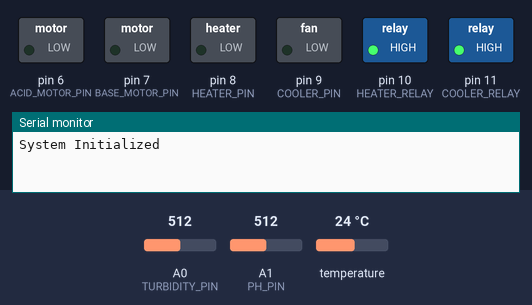
The sketch below on a simulated Arduino Uno, built with avr-gcc and run on an emulated ATmega328P. Parts: switched loads named in the sketch (green lamp = pin HIGH), the last lines printed to the serial monitor. The inputs (shaded band) are chosen by the test bench; at power-on: A1 (PH_PIN) = 512, temperature 24 °C, A0 (TURBIDITY_PIN) = 512. WiFi joins after 1.5 s; servers stay silent unless stated.

Above: at 3.0 s.
3.1 s: A1 (PH_PIN) set to 531
9.7 s: A1 (PH_PIN) set to 561
At 15.0 s:
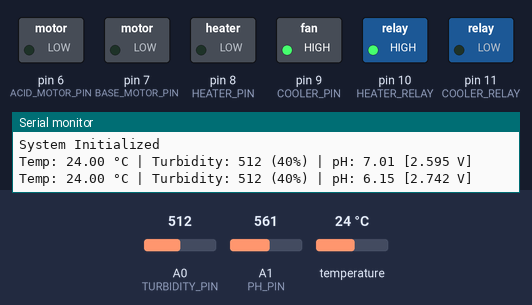
23.2 s: temperature set to 25.3 °C
At 28.6 s:
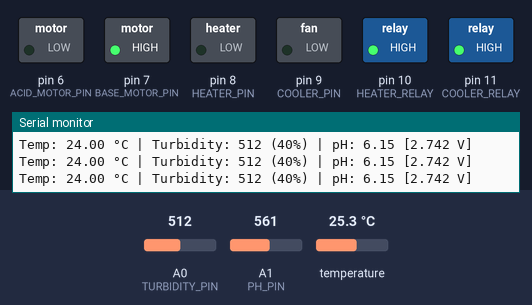
35.2 s: temperature set to 26.1 °C
39.7 s: temperature set to 26.9 °C
At 45.0 s:
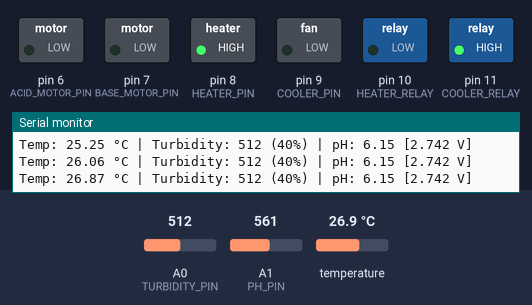
53.2 s: A1 (PH_PIN) set to 306
At 53.6 s:
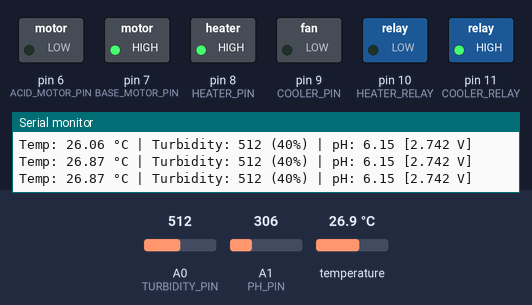
Timing chart, 0 to 65.2 s (numbered marks = the images above; inputs shaded):
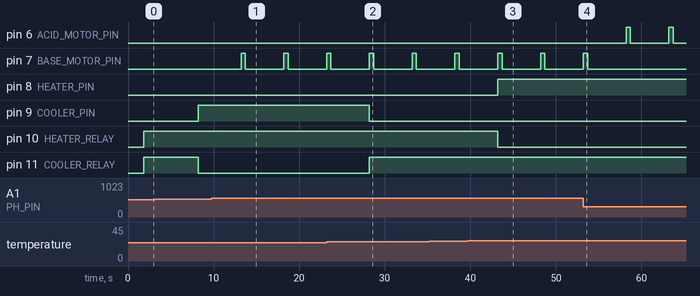

The sketch:

water_monitoring_system.ino
```cpp
/**************************************************************************
 * IoT-based Water Monitoring and Control System for Fish Farm
 *
 * Authors: Khalid Hossain, Soumik Saha , Sayba Kamal Orni
 * Description: Real-time monitoring of temperature, pH, and turbidity
 *              with automated control of heaters, coolers, and pH correction
 *
 * Hardware:
 *   - Arduino Uno/Mega
 *   - ESP8266 (ESP-01) WiFi Module
 *   - DS18B20 Temperature Sensor
 *   - Analog pH Sensor
 *   - Analog Turbidity Sensor
 *   - Relay modules for heater/cooler control
 *   - DC motors for acid/base dispensing
 *
 * Cloud Platform: Blynk IoT
 **************************************************************************/

#define BLYNK_TEMPLATE_ID "TMPL6_ulKIBon"
#define BLYNK_TEMPLATE_NAME "fishfarm project"
#define BLYNK_AUTH_TOKEN "JxAKVvEapVuCEggjvH4zEZTVwIUn0K1t"

#include <OneWire.h>
#include <DallasTemperature.h>
#include <SoftwareSerial.h>
#include <ESP8266_Lib.h>
#include <BlynkSimpleShieldEsp8266.h>

// ==================== WiFi Configuration ====================
char ssid[] = "Khalid1";
char pass[] = "12345678";

// ESP8266 communication: RX on pin 2, TX on pin 3
SoftwareSerial EspSerial(2, 3);
ESP8266 wifi(&EspSerial);

// ==================== Sensor Configuration ====================
// DS18B20 Temperature Sensor
const byte ONE_WIRE_BUS = 5;
OneWire oneWire(ONE_WIRE_BUS);
DallasTemperature tempSensor(&oneWire);

// Turbidity Sensor
const byte TURBIDITY_PIN = A0;
const byte NUM_SAMPLES = 100;
const int TURBIDITY_THRESHOLD = 30;  // Percentage threshold for alerts

// pH Sensor calibration constants
const int PH_PIN = A1;
const float V_THRESHOLD = 2.62;      // Voltage at pH 6.86
const float V_BUFFER = 0.02;         // ±0.02V deadband for smooth transition

// ==================== Actuator Pin Definitions ====================
// Temperature control
const byte HEATER_PIN = 8;
const byte COOLER_PIN = 9;
const byte HEATER_RELAY = 10;
const byte COOLER_RELAY = 11;

// pH correction motors
const byte ACID_MOTOR_PIN = 6;       // Lowers pH
const byte BASE_MOTOR_PIN = 7;       // Raises pH

// ==================== Control Parameters ====================
// Temperature setpoints (°C)
const float TEMP_HIGH = 26.5;
const float TEMP_LOW = 24.5;

// pH setpoints
const float PH_HIGH = 8.5;
const float PH_LOW = 6.5;
const float PH_CRITICAL_HIGH = 8.0;
const float PH_CRITICAL_LOW = 6.0;

// Motor actuation time (ms)
const int MOTOR_PULSE_DURATION = 500;

BlynkTimer timer;

// ==================== Helper Functions ====================

/**
 * Read analog pin with averaging to reduce noise
 * @param pin Analog pin number
 * @param samples Number of samples to average
 * @return Averaged ADC value
 */
int readAverageAnalog(uint8_t pin, uint8_t samples = NUM_SAMPLES) {
  uint32_t sum = 0;
  for (uint8_t i = 0; i < samples; i++) {
    sum += analogRead(pin);
    delay(3);  // 3ms delay between samples
  }
  return sum / samples;
}

/**
 * Convert turbidity ADC value to percentage
 * 0 ADC = 100% turbidity (very dirty)
 * 850 ADC = 0% turbidity (clean water)
 * @param adcValue Raw ADC reading
 * @return Turbidity percentage (0-100%)
 */
int mapToPercent(int adcValue) {
  return map(adcValue, 0, 850, 100, 0);
}

/**
 * Calculate pH from sensor voltage using piecewise calibration
 * Calibration points: pH 4 @ 3.11V, pH 6.86 @ 2.62V, pH 9.18 @ 2.25V
 * @param voltage Sensor voltage (0-5V)
 * @return Calculated pH value
 */
float calculatePH(float voltage) {
  float pH;

  // High voltage region (pH < 6.86)
  if (voltage > V_THRESHOLD + V_BUFFER) {
    pH = -5.84 * voltage + 22.16;
  }
  // Low voltage region (pH > 6.86)
  else if (voltage < V_THRESHOLD - V_BUFFER) {
    pH = -6.27 * voltage + 23.28;
  }
  // Buffer zone: smooth interpolation between regions
  else {
    float pH1 = -5.84 * voltage + 22.16;
    float pH2 = -6.27 * voltage + 23.28;
    float weight = (voltage - (V_THRESHOLD - V_BUFFER)) / (2 * V_BUFFER);
    pH = pH1 * (1 - weight) + pH2 * weight;
  }

  return pH;
}

// ==================== Main Control Functions ====================

/**
 * Control temperature using heater and cooler
 * Maintains water temperature between 24.5°C and 26.5°C
 * @param tempC Current temperature in Celsius
 */
void controlTemperature(float tempC) {
  if (tempC == DEVICE_DISCONNECTED_C) return;

  if (tempC > TEMP_HIGH) {
    // Activate cooler
    digitalWrite(HEATER_PIN, HIGH);
    digitalWrite(COOLER_PIN, LOW);
    digitalWrite(HEATER_RELAY, LOW);
    digitalWrite(COOLER_RELAY, HIGH);
  }
  else if (tempC < TEMP_LOW) {
    // Activate heater
    digitalWrite(HEATER_PIN, LOW);
    digitalWrite(COOLER_PIN, HIGH);
    digitalWrite(HEATER_RELAY, HIGH);
    digitalWrite(COOLER_RELAY, LOW);
  }
  else {
    // Temperature in range - turn off both
    digitalWrite(HEATER_PIN, LOW);
    digitalWrite(COOLER_PIN, LOW);
    digitalWrite(HEATER_RELAY, HIGH);
    digitalWrite(COOLER_RELAY, HIGH);
  }
}

/**
 * Correct pH level using acid or base dispensing
 * Maintains pH between 6.5 and 8.5
 * @param pH Current pH value
 */
void correctPH(float pH) {
  if (pH > PH_HIGH) {
    // Dispense acid to lower pH
    digitalWrite(ACID_MOTOR_PIN, HIGH);
    delay(MOTOR_PULSE_DURATION);
    digitalWrite(ACID_MOTOR_PIN, LOW);
  }
  else if (pH < PH_LOW) {
    // Dispense base to raise pH
    digitalWrite(BASE_MOTOR_PIN, HIGH);
    delay(MOTOR_PULSE_DURATION);
    digitalWrite(BASE_MOTOR_PIN, LOW);
  }
  else {
    // pH in acceptable range
    digitalWrite(ACID_MOTOR_PIN, LOW);
    digitalWrite(BASE_MOTOR_PIN, LOW);
  }
}

/**
 * Main sensor reading and control function
 * Called every 5 seconds by Blynk timer
 */
void sendSensorData() {
  // ========== Temperature Reading ==========
  tempSensor.requestTemperatures();
  float tempC = tempSensor.getTempCByIndex(0);

  // ========== Turbidity Reading ==========
  int turbRaw = readAverageAnalog(TURBIDITY_PIN);
  int turbidityPercent = mapToPercent(turbRaw);

  // ========== pH Reading ==========
  int phRawAvg = readAverageAnalog(PH_PIN, 100);
  float phVoltage = phRawAvg * 5.0 / 1023.0;
  float pH = calculatePH(phVoltage);

  // ========== Send Data to Blynk Cloud ==========
  Blynk.virtualWrite(V0, tempC);                // Virtual Pin V0: Temperature
  Blynk.virtualWrite(V1, pH);                   // Virtual Pin V1: pH
  Blynk.virtualWrite(V2, turbidityPercent);     // Virtual Pin V2: Turbidity

  // ========== Automated Control ==========
  controlTemperature(tempC);
  correctPH(pH);

  // ========== Alert Notifications ==========
  if (tempC != DEVICE_DISCONNECTED_C && tempC > TEMP_HIGH) {
    Blynk.logEvent("temperature_alert", "⚠️ High water temperature!");
  }

  if (turbidityPercent > TURBIDITY_THRESHOLD) {
    Blynk.logEvent("ntu_alert", "⚠️ High turbidity level!");
  }

  if (pH < PH_CRITICAL_LOW || pH > PH_CRITICAL_HIGH) {
    Blynk.logEvent("ph_limit", "⚠️ Abnormal pH detected!");
  }

  // ========== Serial Monitor Output ==========
  Serial.print(F("Temp: "));
  Serial.print(tempC == DEVICE_DISCONNECTED_C ? NAN : tempC, 2);
  Serial.print(F(" °C | Turbidity: "));
  Serial.print(turbRaw);
  Serial.print(F(" ("));
  Serial.print(turbidityPercent);
  Serial.print(F("%) | pH: "));
  Serial.print(pH, 2);
  Serial.print(F(" ["));
  Serial.print(phVoltage, 3);
  Serial.println(F(" V]"));
}

// ==================== Arduino Setup ====================
void setup() {
  // Initialize serial communication
  Serial.begin(38400);
  EspSerial.begin(38400);

  // Connect to Blynk cloud
  Blynk.begin(BLYNK_AUTH_TOKEN, wifi, ssid, pass);
  Serial.println(F("System Initialized"));

  // Initialize temperature sensor
  tempSensor.begin();
  if (!tempSensor.getDeviceCount()) {
    Serial.println(F("⚠️ No DS18B20 detected"));
  }

  // Configure actuator pins
  pinMode(HEATER_PIN, OUTPUT);
  pinMode(COOLER_PIN, OUTPUT);
  pinMode(HEATER_RELAY, OUTPUT);
  pinMode(COOLER_RELAY, OUTPUT);
  pinMode(ACID_MOTOR_PIN, OUTPUT);
  pinMode(BASE_MOTOR_PIN, OUTPUT);

  // Set initial states (all off)
  digitalWrite(HEATER_PIN, LOW);
  digitalWrite(COOLER_PIN, LOW);
  digitalWrite(HEATER_RELAY, HIGH);      // Active LOW relay
  digitalWrite(COOLER_RELAY, HIGH);      // Active LOW relay
  digitalWrite(ACID_MOTOR_PIN, LOW);
  digitalWrite(BASE_MOTOR_PIN, LOW);

  // Schedule sensor reading every 5 seconds
  timer.setInterval(5000L, sendSensorData);
}

// ==================== Arduino Main Loop ====================
void loop() {
  Blynk.run();
  timer.run();
}
```

Measured:
- the behaviour switches between 548 and 549 on A1 (PH_PIN) (found by bisection; images 0 and 1)
- the behaviour switches between 24.4 and 24.5 °C on temperature (found by bisection; images 1 and 2)
- the behaviour switches between 26.5 and 26.6 °C on temperature (found by bisection; images 2 and 3)
- after the input at 9.7 s, pin 7 (BASE_MOTOR_PIN): alternates HIGH for 0.50 s and LOW for 4.5 s, starting after 3.5 s
- after the input at 23.2 s, pin 9 (COOLER_PIN): HIGH → LOW after 5.0 s; pin 11 (COOLER_RELAY): LOW → HIGH after 5.0 s
- after the input at 39.7 s, pin 8 (HEATER_PIN): LOW → HIGH after 3.5 s; pin 10 (HEATER_RELAY): HIGH → LOW after 3.5 s
- after the input at 53.2 s, pin 6 (ACID_MOTOR_PIN): alternates HIGH for 0.50 s and LOW for 4.5 s, starting after 5.0 s; pin 7 (BASE_MOTOR_PIN): goes on until 53.7 s, then stays LOW
